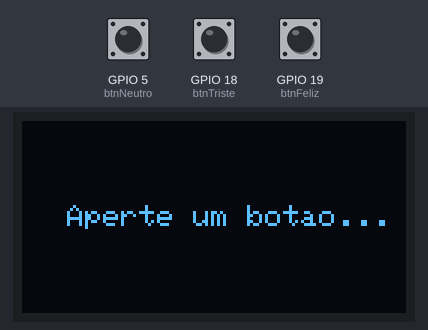
The sketch below on a simulated ESP32. On the bench: 128×64 one-colour display. Inputs (shaded band) come from the test bench; at power-on: GPIO 5 (btnNeutro) HIGH, GPIO 18 (btnTriste) HIGH, GPIO 19 (btnFeliz) HIGH.

Above: at 1.2 s.
1.3 s: GPIO 5 (btnNeutro) pulled LOW for 0.15 s
At 2.1 s:
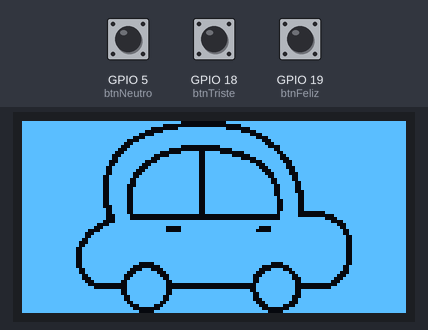
2.9 s: GPIO 18 (btnTriste) pulled LOW for 0.15 s
At 3.4 s:
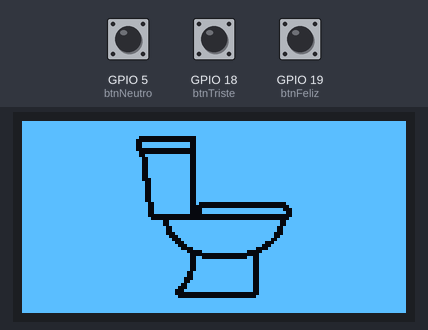
4.5 s: GPIO 19 (btnFeliz) pulled LOW for 0.15 s
At 5.7 s:
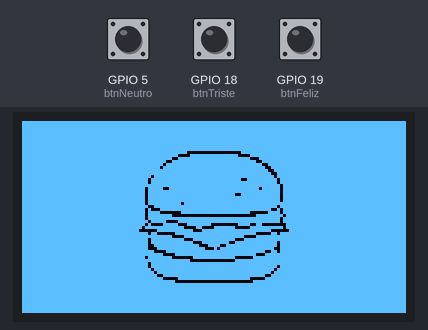
6.1 s: GPIO 5 (btnNeutro) pulled LOW for 1 s
At 7.0 s:
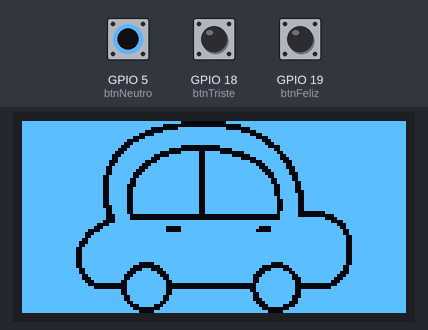
8.6 s: GPIO 18 (btnTriste) pulled LOW for 1 s
At 10.1 s:
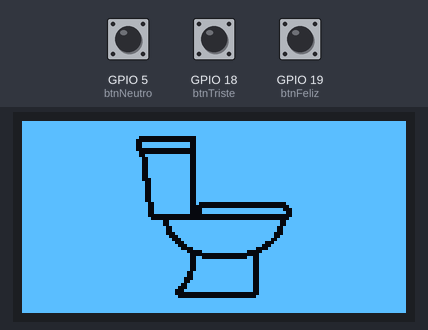
Timing chart, 0 to 11.6 s (numbered marks = the images above; inputs shaded):
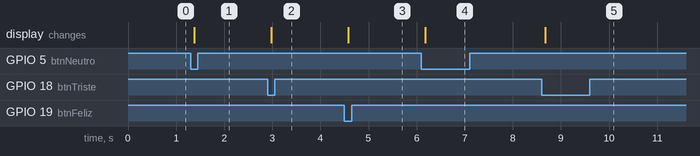

The sketch:

figuras.ino
```cpp
/*
    Sketch Refatorado: Associação de Botões aos Bitmaps de Cria
    1. Botão Feliz (Pino 19)   -> Burgão de Cria
    2. Botão Triste (Pino 18)  -> Sanitário de Cria
    3. Botão Neutro (Pino 5)   -> Carro de Cria
*/

#include <Wire.h>
#include <Adafruit_GFX.h>
#include <Adafruit_SSD1306.h>

#define LARGURA_TELA 128
#define ALTURA_TELA 64
#define OLED_ADDR 0x3C

// Objeto do display (SDA = 21; SCL = 22 no ESP32 padrão)
Adafruit_SSD1306 display(LARGURA_TELA, ALTURA_TELA, &Wire, -1);

// --- BITMAPS DE CRIA (PROGMEM) ---

// 1. Burgão de Cria
const unsigned char burguer [] PROGMEM = {
  0xff, 0xff, 0xff, 0xff, 0xff, 0xff, 0xff, 0xff, 0xff, 0xff, 0xff, 0xff, 0xff, 0xff, 0xff, 0xff,
  0xff, 0xff, 0xff, 0xff, 0xff, 0xff, 0xff, 0xff, 0xff, 0xff, 0xff, 0xff, 0xff, 0xff, 0xff, 0xff,
  0xff, 0xff, 0xff, 0xff, 0xff, 0xff, 0xff, 0xff, 0xff, 0xff, 0xff, 0xff, 0xff, 0xff, 0xff, 0xff,
  0xff, 0xff, 0xff, 0xff, 0xff, 0xff, 0xff, 0xff, 0xff, 0xff, 0xff, 0xff, 0xff, 0xff, 0xff, 0xff,
  0xff, 0xff, 0xff, 0xff, 0xff, 0xff, 0xff, 0xff, 0xff, 0xff, 0xff, 0xff, 0xff, 0xff, 0xff, 0xff,
  0xff, 0xff, 0xff, 0xff, 0xff, 0xff, 0xff, 0xff, 0xff, 0xff, 0xff, 0xff, 0xff, 0xff, 0xff, 0xff,
  0xff, 0xff, 0xff, 0xff, 0xff, 0xff, 0xff, 0xff, 0xff, 0xff, 0xff, 0xff, 0xff, 0xff, 0xff, 0xff,
  0xff, 0xff, 0xff, 0xff, 0xff, 0xff, 0xff, 0xff, 0xff, 0xff, 0xff, 0xff, 0xff, 0xff, 0xff, 0xff,
  0xff, 0xff, 0xff, 0xff, 0xff, 0xff, 0xff, 0xff, 0xff, 0xff, 0xff, 0xff, 0xff, 0xff, 0xff, 0xff,
  0xff, 0xff, 0xff, 0xff, 0xff, 0xff, 0xff, 0xff, 0xff, 0xff, 0xff, 0xff, 0xff, 0xff, 0xff, 0xff,
  0xff, 0xff, 0xff, 0xff, 0xff, 0xff, 0xfe, 0x00, 0x00, 0x7f, 0xff, 0xff, 0xff, 0xff, 0xff, 0xff,
  0xff, 0xff, 0xff, 0xff, 0xff, 0xff, 0xf0, 0xff, 0xff, 0x0f, 0xff, 0xff, 0xff, 0xff, 0xff, 0xff,
  0xff, 0xff, 0xff, 0xff, 0xff, 0xff, 0xcf, 0xff, 0xff, 0xf1, 0xff, 0xff, 0xff, 0xff, 0xff, 0xff,
  0xff, 0xff, 0xff, 0xff, 0xff, 0xff, 0x3f, 0xff, 0xff, 0xfc, 0xff, 0xff, 0xff, 0xff, 0xff, 0xff,
  0xff, 0xff, 0xff, 0xff, 0xff, 0xfe, 0xff, 0xff, 0xff, 0xff, 0x3f, 0xff, 0xff, 0xff, 0xff, 0xff,
  0xff, 0xff, 0xff, 0xff, 0xff, 0xfd, 0xff, 0xff, 0xff, 0xff, 0x9f, 0xff, 0xff, 0xff, 0xff, 0xff,
  0xff, 0xff, 0xff, 0xff, 0xff, 0xff, 0xff, 0xff, 0xff, 0xff, 0xcf, 0xff, 0xff, 0xff, 0xff, 0xff,
  0xff, 0xff, 0xff, 0xff, 0xff, 0xff, 0xff, 0xff, 0xff, 0xff, 0xe7, 0xff, 0xff, 0xff, 0xff, 0xff,
  0xff, 0xff, 0xff, 0xff, 0xff, 0xef, 0xff, 0xff, 0xff, 0xff, 0xf7, 0xff, 0xff, 0xff, 0xff, 0xff,
  0xff, 0xff, 0xff, 0xff, 0xff, 0xdf, 0xff, 0xff, 0xff, 0x9f, 0xfb, 0xff, 0xff, 0xff, 0xff, 0xff,
  0xff, 0xff, 0xff, 0xff, 0xff, 0xdf, 0xff, 0xff, 0xff, 0xff, 0xfb, 0xff, 0xff, 0xff, 0xff, 0xff,
  0xff, 0xff, 0xff, 0xff, 0xff, 0xff, 0xff, 0xff, 0xff, 0xff, 0xfd, 0xff, 0xff, 0xff, 0xff, 0xff,
  0xff, 0xff, 0xff, 0xff, 0xff, 0xbe, 0x7f, 0xff, 0xff, 0xfe, 0xfd, 0xff, 0xff, 0xff, 0xff, 0xff,
  0xff, 0xff, 0xff, 0xff, 0xff, 0xbf, 0xff, 0xff, 0xff, 0xff, 0xfd, 0xff, 0xff, 0xff, 0xff, 0xff,
  0xff, 0xff, 0xff, 0xff, 0xff, 0xbf, 0xff, 0xff, 0xfe, 0x7f, 0xfd, 0xff, 0xff, 0xff, 0xff, 0xff,
  0xff, 0xff, 0xff, 0xff, 0xff, 0xbf, 0xff, 0xff, 0xff, 0xff, 0xfd, 0xff, 0xff, 0xff, 0xff, 0xff,
  0xff, 0xff, 0xff, 0xff, 0xff, 0xbf, 0xff, 0xff, 0xff, 0xff, 0xfd, 0xff, 0xff, 0xff, 0xff, 0xff,
  0xff, 0xff, 0xff, 0xff, 0xff, 0xbf, 0xfb, 0xff, 0xff, 0xff, 0xff, 0xff, 0xff, 0xff, 0xff, 0xff,
  0xff, 0xff, 0xff, 0xff, 0xff, 0xcf, 0xff, 0xff, 0xff, 0xff, 0xfb, 0xff, 0xff, 0xff, 0xff, 0xff,
  0xff, 0xff, 0xff, 0xff, 0xff, 0xa3, 0xff, 0xff, 0xff, 0xff, 0xe5, 0xff, 0xff, 0xff, 0xff, 0xff,
  0xff, 0xff, 0xff, 0xff, 0xff, 0xbc, 0x07, 0xff, 0xff, 0xf0, 0x3d, 0xff, 0xff, 0xff, 0xff, 0xff,
  0xff, 0xff, 0xff, 0xff, 0xff, 0xbf, 0xc0, 0x00, 0x00, 0x03, 0xfe, 0xff, 0xff, 0xff, 0xff, 0xff,
  0xff, 0xff, 0xff, 0xff, 0xff, 0xbf, 0xff, 0xff, 0xff, 0xff, 0xfd, 0xff, 0xff, 0xff, 0xff, 0xff,
  0xff, 0xff, 0xff, 0xff, 0xff, 0xdf, 0x0f, 0xff, 0xff, 0xff, 0xfd, 0xff, 0xff, 0xff, 0xff, 0xff,
  0xff, 0xff, 0xff, 0xff, 0xff, 0xa1, 0xf1, 0xfe, 0x00, 0xf3, 0x00, 0xff, 0xff, 0xff, 0xff, 0xff,
  0xff, 0xff, 0xff, 0xff, 0xff, 0x7f, 0xfc, 0x30, 0xfe, 0x0f, 0xfe, 0xff, 0xff, 0xff, 0xff, 0xff,
  0xff, 0xff, 0xff, 0xff, 0xfe, 0x07, 0xff, 0x8f, 0xff, 0xff, 0xe0, 0x7f, 0xff, 0xff, 0xff, 0xff,
  0xff, 0xff, 0xff, 0xff, 0xff, 0xd8, 0x1f, 0xff, 0xff, 0xfc, 0x1b, 0xff, 0xff, 0xff, 0xff, 0xff,
  0xff, 0xff, 0xff, 0xff, 0xff, 0xff, 0xc3, 0xff, 0xff, 0xc3, 0xff, 0xff, 0xff, 0xff, 0xff, 0xff,
  0xff, 0xff, 0xff, 0xff, 0xff, 0xdf, 0xfc, 0x7f, 0xfe, 0x3f, 0xff, 0xff, 0xff, 0xff, 0xff, 0xff,
  0xff, 0xff, 0xff, 0xff, 0xff, 0xdf, 0xff, 0x8f, 0xf9, 0xff, 0xfb, 0xff, 0xff, 0xff, 0xff, 0xff,
  0xff, 0xff, 0xff, 0xff, 0xff, 0xcf, 0xff, 0xe3, 0xcf, 0xff, 0xfb, 0xff, 0xff, 0xff, 0xff, 0xff,
  0xff, 0xff, 0xff, 0xff, 0xff, 0xc7, 0xff, 0xf8, 0xbf, 0xff, 0xf3, 0xff, 0xff, 0xff, 0xff, 0xff,
  0xff, 0xff, 0xff, 0xff, 0xff, 0xf0, 0xff, 0xff, 0xff, 0xff, 0x9b, 0xff, 0xff, 0xff, 0xff, 0xff,
  0xff, 0xff, 0xff, 0xff, 0xff, 0xfe, 0x1f, 0xff, 0xff, 0xfc, 0x7f, 0xff, 0xff, 0xff, 0xff, 0xff,
  0xff, 0xff, 0xff, 0xff, 0xff, 0xbf, 0xc0, 0x7f, 0xfe, 0x07, 0xff, 0xff, 0xff, 0xff, 0xff, 0xff,
  0xff, 0xff, 0xff, 0xff, 0xff, 0xff, 0xff, 0x00, 0x01, 0xff, 0xff, 0xff, 0xff, 0xff, 0xff, 0xff,
  0xff, 0xff, 0xff, 0xff, 0xff, 0xdf, 0xff, 0xff, 0xff, 0xff, 0xff, 0xff, 0xff, 0xff, 0xff, 0xff,
  0xff, 0xff, 0xff, 0xff, 0xff, 0xdf, 0xff, 0xff, 0xff, 0xff, 0xfb, 0xff, 0xff, 0xff, 0xff, 0xff,
  0xff, 0xff, 0xff, 0xff, 0xff, 0xef, 0xff, 0xff, 0xff, 0xff, 0xf7, 0xff, 0xff, 0xff, 0xff, 0xff,
  0xff, 0xff, 0xff, 0xff, 0xff, 0xf7, 0xff, 0xff, 0xff, 0xff, 0xef, 0xff, 0xff, 0xff, 0xff, 0xff,
  0xff, 0xff, 0xff, 0xff, 0xff, 0xf9, 0xff, 0xff, 0xff, 0xff, 0x9f, 0xff, 0xff, 0xff, 0xff, 0xff,
  0xff, 0xff, 0xff, 0xff, 0xff, 0xfe, 0x0f, 0xff, 0xff, 0xf0, 0x7f, 0xff, 0xff, 0xff, 0xff, 0xff,
  0xff, 0xff, 0xff, 0xff, 0xff, 0xff, 0xe0, 0x00, 0x00, 0x07, 0xff, 0xff, 0xff, 0xff, 0xff, 0xff,
  0xff, 0xff, 0xff, 0xff, 0xff, 0xff, 0xff, 0xff, 0xff, 0xff, 0xff, 0xff, 0xff, 0xff, 0xff, 0xff,
  0xff, 0xff, 0xff, 0xff, 0xff, 0xff, 0xff, 0xff, 0xff, 0xff, 0xff, 0xff, 0xff, 0xff, 0xff, 0xff,
  0xff, 0xff, 0xff, 0xff, 0xff, 0xff, 0xff, 0xff, 0xff, 0xff, 0xff, 0xff, 0xff, 0xff, 0xff, 0xff,
  0xff, 0xff, 0xff, 0xff, 0xff, 0xff, 0xff, 0xff, 0xff, 0xff, 0xff, 0xff, 0xff, 0xff, 0xff, 0xff,
  0xff, 0xff, 0xff, 0xff, 0xff, 0xff, 0xff, 0xff, 0xff, 0xff, 0xff, 0xff, 0xff, 0xff, 0xff, 0xff,
  0xff, 0xff, 0xff, 0xff, 0xff, 0xff, 0xff, 0xff, 0xff, 0xff, 0xff, 0xff, 0xff, 0xff, 0xff, 0xff,
  0xff, 0xff, 0xff, 0xff, 0xff, 0xff, 0xff, 0xff, 0xff, 0xff, 0xff, 0xff, 0xff, 0xff, 0xff, 0xff,
  0xff, 0xff, 0xff, 0xff, 0xff, 0xff, 0xff, 0xff, 0xff, 0xff, 0xff, 0xff, 0xff, 0xff, 0xff, 0xff,
  0xff, 0xff, 0xff, 0xff, 0xff, 0xff, 0xff, 0xff, 0xff, 0xff, 0xff, 0xff, 0xff, 0xff, 0xff, 0xff,
  0xff, 0xff, 0xff, 0xff, 0xff, 0xff, 0xff, 0xff, 0xff, 0xff, 0xff, 0xff, 0xff, 0xff, 0xff, 0xff
};

// 2. Sanitário de Cria
const unsigned char vaso [] PROGMEM = {
  0xff, 0xff, 0xff, 0xff, 0xff, 0xff, 0xff, 0xff, 0xff, 0xff, 0xff, 0xff, 0xff, 0xff, 0xff, 0xff,
  0xff, 0xff, 0xff, 0xff, 0xff, 0xff, 0xff, 0xff, 0xff, 0xff, 0xff, 0xff, 0xff, 0xff, 0xff, 0xff,
  0xff, 0xff, 0xff, 0xff, 0xff, 0xff, 0xff, 0xff, 0xff, 0xff, 0xff, 0xff, 0xff, 0xff, 0xff, 0xff,
  0xff, 0xff, 0xff, 0xff, 0xff, 0xff, 0xff, 0xff, 0xff, 0xff, 0xff, 0xff, 0xff, 0xff, 0xff, 0xff,
  0xff, 0xff, 0xff, 0xff, 0xff, 0xff, 0xff, 0xff, 0xff, 0xff, 0xff, 0xff, 0xff, 0xff, 0xff, 0xff,
  0xff, 0xff, 0xff, 0xff, 0xfe, 0x00, 0x00, 0x3f, 0xff, 0xff, 0xff, 0xff, 0xff, 0xff, 0xff, 0xff,
  0xff, 0xff, 0xff, 0xff, 0xfc, 0x00, 0x00, 0x3f, 0xff, 0xff, 0xff, 0xff, 0xff, 0xff, 0xff, 0xff,
  0xff, 0xff, 0xff, 0xff, 0xfc, 0xff, 0xff, 0x3f, 0xff, 0xff, 0xff, 0xff, 0xff, 0xff, 0xff, 0xff,
  0xff, 0xff, 0xff, 0xff, 0xfc, 0xff, 0xff, 0x3f, 0xff, 0xff, 0xff, 0xff, 0xff, 0xff, 0xff, 0xff,
  0xff, 0xff, 0xff, 0xff, 0xfc, 0x00, 0x00, 0x3f, 0xff, 0xff, 0xff, 0xff, 0xff, 0xff, 0xff, 0xff,
  0xff, 0xff, 0xff, 0xff, 0xfe, 0x00, 0x00, 0x3f, 0xff, 0xff, 0xff, 0xff, 0xff, 0xff, 0xff, 0xff,
  0xff, 0xff, 0xff, 0xff, 0xfe, 0x7f, 0xff, 0x3f, 0xff, 0xff, 0xff, 0xff, 0xff, 0xff, 0xff, 0xff,
  0xff, 0xff, 0xff, 0xff, 0xff, 0x3f, 0xff, 0x3f, 0xff, 0xff, 0xff, 0xff, 0xff, 0xff, 0xff, 0xff,
  0xff, 0xff, 0xff, 0xff, 0xff, 0x3f, 0xff, 0x3f, 0xff, 0xff, 0xff, 0xff, 0xff, 0xff, 0xff, 0xff,
  0xff, 0xff, 0xff, 0xff, 0xff, 0x3f, 0xff, 0x3f, 0xff, 0xff, 0xff, 0xff, 0xff, 0xff, 0xff, 0xff,
  0xff, 0xff, 0xff, 0xff, 0xff, 0x3f, 0xff, 0x3f, 0xff, 0xff, 0xff, 0xff, 0xff, 0xff, 0xff, 0xff,
  0xff, 0xff, 0xff, 0xff, 0xff, 0x3f, 0xff, 0x3f, 0xff, 0xff, 0xff, 0xff, 0xff, 0xff, 0xff, 0xff,
  0xff, 0xff, 0xff, 0xff, 0xff, 0x3f, 0xff, 0x3f, 0xff, 0xff, 0xff, 0xff, 0xff, 0xff, 0xff, 0xff,
  0xff, 0xff, 0xff, 0xff, 0xff, 0x3f, 0xff, 0x3f, 0xff, 0xff, 0xff, 0xff, 0xff, 0xff, 0xff, 0xff,
  0xff, 0xff, 0xff, 0xff, 0xff, 0x1f, 0xff, 0x3f, 0xff, 0xff, 0xff, 0xff, 0xff, 0xff, 0xff, 0xff,
  0xff, 0xff, 0xff, 0xff, 0xff, 0x9f, 0xff, 0x3f, 0xff, 0xff, 0xff, 0xff, 0xff, 0xff, 0xff, 0xff,
  0xff, 0xff, 0xff, 0xff, 0xff, 0x9f, 0xff, 0x3f, 0xff, 0xff, 0xff, 0xff, 0xff, 0xff, 0xff, 0xff,
  0xff, 0xff, 0xff, 0xff, 0xff, 0x9f, 0xff, 0x3f, 0xff, 0xff, 0xff, 0xff, 0xff, 0xff, 0xff, 0xff,
  0xff, 0xff, 0xff, 0xff, 0xff, 0x9f, 0xff, 0x3f, 0xff, 0xff, 0xff, 0xff, 0xff, 0xff, 0xff, 0xff,
  0xff, 0xff, 0xff, 0xff, 0xff, 0x9f, 0xff, 0x3f, 0xff, 0xff, 0xff, 0xff, 0xff, 0xff, 0xff, 0xff,
  0xff, 0xff, 0xff, 0xff, 0xff, 0x9f, 0xff, 0x3f, 0xff, 0xff, 0xff, 0xff, 0xff, 0xff, 0xff, 0xff,
  0xff, 0xff, 0xff, 0xff, 0xff, 0x9f, 0xff, 0x3f, 0xff, 0xff, 0xff, 0xff, 0xff, 0xff, 0xff, 0xff,
  0xff, 0xff, 0xff, 0xff, 0xff, 0xcf, 0xff, 0x20, 0x00, 0x00, 0x00, 0xff, 0xff, 0xff, 0xff, 0xff,
  0xff, 0xff, 0xff, 0xff, 0xff, 0xcf, 0xff, 0x00, 0x00, 0x00, 0x00, 0x7f, 0xff, 0xff, 0xff, 0xff,
  0xff, 0xff, 0xff, 0xff, 0xff, 0xcf, 0xff, 0x0f, 0xff, 0xff, 0xfe, 0x3f, 0xff, 0xff, 0xff, 0xff,
  0xff, 0xff, 0xff, 0xff, 0xff, 0xcf, 0xff, 0x0f, 0xff, 0xff, 0xff, 0x3f, 0xff, 0xff, 0xff, 0xff,
  0xff, 0xff, 0xff, 0xff, 0xff, 0xc0, 0x00, 0x00, 0x00, 0x00, 0x00, 0x3f, 0xff, 0xff, 0xff, 0xff,
  0xff, 0xff, 0xff, 0xff, 0xff, 0xe0, 0x00, 0x00, 0x00, 0x00, 0x00, 0x7f, 0xff, 0xff, 0xff, 0xff,
  0xff, 0xff, 0xff, 0xff, 0xff, 0xfe, 0x7f, 0xff, 0xff, 0xff, 0xfc, 0xff, 0xff, 0xff, 0xff, 0xff,
  0xff, 0xff, 0xff, 0xff, 0xff, 0xfe, 0x7f, 0xff, 0xff, 0xff, 0xfc, 0xff, 0xff, 0xff, 0xff, 0xff,
  0xff, 0xff, 0xff, 0xff, 0xff, 0xff, 0x3f, 0xff, 0xff, 0xff, 0xf9, 0xff, 0xff, 0xff, 0xff, 0xff,
  0xff, 0xff, 0xff, 0xff, 0xff, 0xff, 0x3f, 0xff, 0xff, 0xff, 0xf9, 0xff, 0xff, 0xff, 0xff, 0xff,
  0xff, 0xff, 0xff, 0xff, 0xff, 0xff, 0x1f, 0xff, 0xff, 0xff, 0xf1, 0xff, 0xff, 0xff, 0xff, 0xff,
  0xff, 0xff, 0xff, 0xff, 0xff, 0xff, 0x8f, 0xff, 0xff, 0xff, 0xf3, 0xff, 0xff, 0xff, 0xff, 0xff,
  0xff, 0xff, 0xff, 0xff, 0xff, 0xff, 0xc7, 0xff, 0xff, 0xff, 0xe7, 0xff, 0xff, 0xff, 0xff, 0xff,
  0xff, 0xff, 0xff, 0xff, 0xff, 0xff, 0xe3, 0xff, 0xff, 0xff, 0x8f, 0xff, 0xff, 0xff, 0xff, 0xff,
  0xff, 0xff, 0xff, 0xff, 0xff, 0xff, 0xf1, 0xff, 0xff, 0xff, 0x1f, 0xff, 0xff, 0xff, 0xff, 0xff,
  0xff, 0xff, 0xff, 0xff, 0xff, 0xff, 0xf8, 0x7f, 0xff, 0xfc, 0x3f, 0xff, 0xff, 0xff, 0xff, 0xff,
  0xff, 0xff, 0xff, 0xff, 0xff, 0xff, 0xfe, 0x0f, 0xff, 0xe0, 0xff, 0xff, 0xff, 0xff, 0xff, 0xff,
  0xff, 0xff, 0xff, 0xff, 0xff, 0xff, 0xff, 0x00, 0x00, 0x01, 0xff, 0xff, 0xff, 0xff, 0xff, 0xff,
  0xff, 0xff, 0xff, 0xff, 0xff, 0xff, 0xff, 0x30, 0x00, 0x19, 0xff, 0xff, 0xff, 0xff, 0xff, 0xff,
  0xff, 0xff, 0xff, 0xff, 0xff, 0xff, 0xff, 0x3f, 0xff, 0xf9, 0xff, 0xff, 0xff, 0xff, 0xff, 0xff,
  0xff, 0xff, 0xff, 0xff, 0xff, 0xff, 0xff, 0x3f, 0xff, 0xf9, 0xff, 0xff, 0xff, 0xff, 0xff, 0xff,
  0xff, 0xff, 0xff, 0xff, 0xff, 0xff, 0xff, 0x3f, 0xff, 0xf9, 0xff, 0xff, 0xff, 0xff, 0xff, 0xff,
  0xff, 0xff, 0xff, 0xff, 0xff, 0xff, 0xff, 0x3f, 0xff, 0xf9, 0xff, 0xff, 0xff, 0xff, 0xff, 0xff,
  0xff, 0xff, 0xff, 0xff, 0xff, 0xff, 0xfe, 0x7f, 0xff, 0xf9, 0xff, 0xff, 0xff, 0xff, 0xff, 0xff,
  0xff, 0xff, 0xff, 0xff, 0xff, 0xff, 0xfe, 0x7f, 0xff, 0xf9, 0xff, 0xff, 0xff, 0xff, 0xff, 0xff,
  0xff, 0xff, 0xff, 0xff, 0xff, 0xff, 0xfc, 0x7f, 0xff, 0xf9, 0xff, 0xff, 0xff, 0xff, 0xff, 0xff,
  0xff, 0xff, 0xff, 0xff, 0xff, 0xff, 0xfc, 0xff, 0xff, 0xf9, 0xff, 0xff, 0xff, 0xff, 0xff, 0xff,
  0xff, 0xff, 0xff, 0xff, 0xff, 0xff, 0xf9, 0xff, 0xff, 0xf9, 0xff, 0xff, 0xff, 0xff, 0xff, 0xff,
  0xff, 0xff, 0xff, 0xff, 0xff, 0xff, 0xf1, 0xff, 0xff, 0xf9, 0xff, 0xff, 0xff, 0xff, 0xff, 0xff,
  0xff, 0xff, 0xff, 0xff, 0xff, 0xff, 0xe3, 0xff, 0xff, 0xf9, 0xff, 0xff, 0xff, 0xff, 0xff, 0xff,
  0xff, 0xff, 0xff, 0xff, 0xff, 0xff, 0xe0, 0x00, 0x00, 0x01, 0xff, 0xff, 0xff, 0xff, 0xff, 0xff,
  0xff, 0xff, 0xff, 0xff, 0xff, 0xff, 0xf0, 0x00, 0x00, 0x03, 0xff, 0xff, 0xff, 0xff, 0xff, 0xff,
  0xff, 0xff, 0xff, 0xff, 0xff, 0xff, 0xff, 0xff, 0xff, 0xff, 0xff, 0xff, 0xff, 0xff, 0xff, 0xff,
  0xff, 0xff, 0xff, 0xff, 0xff, 0xff, 0xff, 0xff, 0xff, 0xff, 0xff, 0xff, 0xff, 0xff, 0xff, 0xff,
  0xff, 0xff, 0xff, 0xff, 0xff, 0xff, 0xff, 0xff, 0xff, 0xff, 0xff, 0xff, 0xff, 0xff, 0xff, 0xff,
  0xff, 0xff, 0xff, 0xff, 0xff, 0xff, 0xff, 0xff, 0xff, 0xff, 0xff, 0xff, 0xff, 0xff, 0xff, 0xff,
  0xff, 0xff, 0xff, 0xff, 0xff, 0xff, 0xff, 0xff, 0xff, 0xff, 0xff, 0xff, 0xff, 0xff, 0xff, 0xff
};

// 3. Carro de Cria
const unsigned char carro [] PROGMEM = {
  0xff, 0xff, 0xff, 0xff, 0xff, 0xff, 0xf8, 0x00, 0x0f, 0xff, 0xff, 0xff, 0xff, 0xff, 0xff, 0xff,
  0xff, 0xff, 0xff, 0xff, 0xff, 0xfe, 0x00, 0x00, 0x00, 0x7f, 0xff, 0xff, 0xff, 0xff, 0xff, 0xff,
  0xff, 0xff, 0xff, 0xff, 0xff, 0xe0, 0x0f, 0xff, 0xf0, 0x0f, 0xff, 0xff, 0xff, 0xff, 0xff, 0xff,
  0xff, 0xff, 0xff, 0xff, 0xff, 0x81, 0xff, 0xff, 0xff, 0x83, 0xff, 0xff, 0xff, 0xff, 0xff, 0xff,
  0xff, 0xff, 0xff, 0xff, 0xfe, 0x0f, 0xff, 0xff, 0xff, 0xf0, 0xff, 0xff, 0xff, 0xff, 0xff, 0xff,
  0xff, 0xff, 0xff, 0xff, 0xf8, 0x7f, 0xff, 0xff, 0xff, 0xfc, 0x3f, 0xff, 0xff, 0xff, 0xff, 0xff,
  0xff, 0xff, 0xff, 0xff, 0xe1, 0xff, 0xff, 0xff, 0xff, 0xff, 0x1f, 0xff, 0xff, 0xff, 0xff, 0xff,
  0xff, 0xff, 0xff, 0xff, 0xc7, 0xff, 0xff, 0xff, 0xff, 0xff, 0x8f, 0xff, 0xff, 0xff, 0xff, 0xff,
  0xff, 0xff, 0xff, 0xff, 0x8f, 0xff, 0xf8, 0x00, 0x3f, 0xff, 0xc3, 0xff, 0xff, 0xff, 0xff, 0xff,
  0xff, 0xff, 0xff, 0xff, 0x1f, 0xff, 0x80, 0x00, 0x03, 0xff, 0xf3, 0xff, 0xff, 0xff, 0xff, 0xff,
  0xff, 0xff, 0xff, 0xfe, 0x3f, 0xfc, 0x07, 0xe7, 0xc0, 0x3f, 0xf9, 0xff, 0xff, 0xff, 0xff, 0xff,
  0xff, 0xff, 0xff, 0xfc, 0x7f, 0xf0, 0x7f, 0xe7, 0xfc, 0x0f, 0xfc, 0xff, 0xff, 0xff, 0xff, 0xff,
  0xff, 0xff, 0xff, 0xfc, 0xff, 0xe3, 0xff, 0xe7, 0xff, 0x83, 0xfc, 0x7f, 0xff, 0xff, 0xff, 0xff,
  0xff, 0xff, 0xff, 0xf8, 0xff, 0x87, 0xff, 0xe7, 0xff, 0xf0, 0xfe, 0x3f, 0xff, 0xff, 0xff, 0xff,
  0xff, 0xff, 0xff, 0xf9, 0xff, 0x1f, 0xff, 0xe7, 0xff, 0xfc, 0x7f, 0x3f, 0xff, 0xff, 0xff, 0xff,
  0xff, 0xff, 0xff, 0xf3, 0xfe, 0x3f, 0xff, 0xe7, 0xff, 0xfe, 0x3f, 0x1f, 0xff, 0xff, 0xff, 0xff,
  0xff, 0xff, 0xff, 0xf3, 0xfc, 0x7f, 0xff, 0xe7, 0xff, 0xff, 0x1f, 0x9f, 0xff, 0xff, 0xff, 0xff,
  0xff, 0xff, 0xff, 0xf3, 0xf8, 0xff, 0xff, 0xe7, 0xff, 0xff, 0x8f, 0x8f, 0xff, 0xff, 0xff, 0xff,
  0xff, 0xff, 0xff, 0xe7, 0xf9, 0xff, 0xff, 0xe7, 0xff, 0xff, 0xcf, 0xcf, 0xff, 0xff, 0xff, 0xff,
  0xff, 0xff, 0xff, 0xe7, 0xf3, 0xff, 0xff, 0xe7, 0xff, 0xff, 0xe7, 0xcf, 0xff, 0xff, 0xff, 0xff,
  0xff, 0xff, 0xff, 0xe7, 0xf3, 0xff, 0xff, 0xe7, 0xff, 0xff, 0xe7, 0xe7, 0xff, 0xff, 0xff, 0xff,
  0xff, 0xff, 0xff, 0xe7, 0xe3, 0xff, 0xff, 0xe7, 0xff, 0xff, 0xf3, 0xe7, 0xff, 0xff, 0xff, 0xff,
  0xff, 0xff, 0xff, 0xe7, 0xe7, 0xff, 0xff, 0xe7, 0xff, 0xff, 0xf3, 0xe7, 0xff, 0xff, 0xff, 0xff,
  0xff, 0xff, 0xff, 0xe7, 0xe7, 0xff, 0xff, 0xe7, 0xff, 0xff, 0xf3, 0xe3, 0xff, 0xff, 0xff, 0xff,
  0xff, 0xff, 0xff, 0xe7, 0xe7, 0xff, 0xff, 0xe7, 0xff, 0xff, 0xf3, 0xf3, 0xff, 0xff, 0xff, 0xff,
  0xff, 0xff, 0xff, 0xe7, 0xe7, 0xff, 0xff, 0xe7, 0xff, 0xff, 0xfb, 0xf3, 0xff, 0xff, 0xff, 0xff,
  0xff, 0xff, 0xff, 0xe7, 0xe7, 0xff, 0xff, 0xe7, 0xff, 0xff, 0xf9, 0xf3, 0xff, 0xff, 0xff, 0xff,
  0xff, 0xff, 0xff, 0xe7, 0xe7, 0xff, 0xff, 0xe7, 0xff, 0xff, 0xf9, 0xf3, 0xff, 0xff, 0xff, 0xff,
  0xff, 0xff, 0xff, 0xe3, 0xe7, 0xff, 0xff, 0xe7, 0xff, 0xff, 0xf9, 0xf3, 0xff, 0xff, 0xff, 0xff,
  0xff, 0xff, 0xff, 0xf3, 0xe7, 0xff, 0xff, 0xe7, 0xff, 0xff, 0xf9, 0xf3, 0xff, 0xff, 0xff, 0xff,
  0xff, 0xff, 0xff, 0xf3, 0xe7, 0xff, 0xff, 0xe7, 0xff, 0xff, 0xfb, 0xf0, 0x07, 0xff, 0xff, 0xff,
  0xff, 0xff, 0xff, 0xf1, 0xf0, 0x00, 0x00, 0x00, 0x00, 0x00, 0x03, 0xf0, 0x00, 0xff, 0xff, 0xff,
  0xff, 0xff, 0xff, 0xf1, 0xf0, 0x00, 0x00, 0x00, 0x00, 0x00, 0x03, 0xff, 0xf8, 0x7f, 0xff, 0xff,
  0xff, 0xff, 0xff, 0xe1, 0xff, 0xff, 0xff, 0xff, 0xff, 0xff, 0xff, 0xff, 0xfe, 0x1f, 0xff, 0xff,
  0xff, 0xff, 0xff, 0x87, 0xff, 0xff, 0xff, 0xff, 0xff, 0xff, 0xff, 0xff, 0xff, 0x8f, 0xff, 0xff,
  0xff, 0xff, 0xff, 0x1f, 0xff, 0xff, 0x07, 0xff, 0xff, 0xfe, 0x1f, 0xff, 0xff, 0xcf, 0xff, 0xff,
  0xff, 0xff, 0xfc, 0x3f, 0xff, 0xff, 0x07, 0xff, 0xff, 0xfc, 0x1f, 0xff, 0xff, 0xe7, 0xff, 0xff,
  0xff, 0xff, 0xf8, 0xff, 0xff, 0xff, 0xff, 0xff, 0xff, 0xff, 0xff, 0xff, 0xff, 0xe7, 0xff, 0xff,
  0xff, 0xff, 0xf9, 0xff, 0xff, 0xff, 0xff, 0xff, 0xff, 0xff, 0xff, 0xff, 0xff, 0xf3, 0xff, 0xff,
  0xff, 0xff, 0xf3, 0xff, 0xff, 0xff, 0xff, 0xff, 0xff, 0xff, 0xff, 0xff, 0xff, 0xf3, 0xff, 0xff,
  0xff, 0xff, 0xe3, 0xff, 0xff, 0xff, 0xff, 0xff, 0xff, 0xff, 0xff, 0xff, 0xff, 0xf3, 0xff, 0xff,
  0xff, 0xff, 0xe7, 0xff, 0xff, 0xff, 0xff, 0xff, 0xff, 0xff, 0xff, 0xff, 0xff, 0xf3, 0xff, 0xff,
  0xff, 0xff, 0xcf, 0xff, 0xff, 0xff, 0xff, 0xff, 0xff, 0xff, 0xff, 0xff, 0xff, 0xf3, 0xff, 0xff,
  0xff, 0xff, 0xcf, 0xff, 0xff, 0xff, 0xff, 0xff, 0xff, 0xff, 0xff, 0xff, 0xff, 0xf3, 0xff, 0xff,
  0xff, 0xff, 0xcf, 0xff, 0xff, 0xff, 0xff, 0xff, 0xff, 0xff, 0xff, 0xff, 0xff, 0xf3, 0xff, 0xff,
  0xff, 0xff, 0xcf, 0xff, 0xff, 0xff, 0xff, 0xff, 0xff, 0xff, 0xff, 0xff, 0xff, 0xf3, 0xff, 0xff,
  0xff, 0xff, 0xcf, 0xff, 0xff, 0xff, 0xff, 0xff, 0xff, 0xff, 0xff, 0xff, 0xff, 0xf3, 0xff, 0xff,
  0xff, 0xff, 0xcf, 0xff, 0xfe, 0x0f, 0xff, 0xff, 0xff, 0xff, 0xe1, 0xff, 0xff, 0xf3, 0xff, 0xff,
  0xff, 0xff, 0xcf, 0xff, 0xf8, 0x03, 0xff, 0xff, 0xff, 0xff, 0x00, 0x7f, 0xff, 0xe7, 0xff, 0xff,
  0xff, 0xff, 0xe7, 0xff, 0xf0, 0xe1, 0xff, 0xff, 0xff, 0xfe, 0x1e, 0x3f, 0xff, 0xe7, 0xff, 0xff,
  0xff, 0xff, 0xe7, 0xff, 0xe3, 0xf8, 0xff, 0xff, 0xff, 0xfc, 0x7f, 0x9f, 0xff, 0xc7, 0xff, 0xff,
  0xff, 0xff, 0xf3, 0xff, 0xc7, 0xfc, 0x7f, 0xff, 0xff, 0xf8, 0xff, 0xcf, 0xff, 0x8f, 0xff, 0xff,
  0xff, 0xff, 0xf1, 0xff, 0xcf, 0xfe, 0x7f, 0xff, 0xff, 0xf9, 0xff, 0xc7, 0xff, 0x1f, 0xff, 0xff,
  0xff, 0xff, 0xf8, 0xff, 0x9f, 0xff, 0x3f, 0xff, 0xff, 0xf9, 0xff, 0xe7, 0xfe, 0x3f, 0xff, 0xff,
  0xff, 0xff, 0xfc, 0x00, 0x1f, 0xff, 0x00, 0x00, 0x00, 0x03, 0xff, 0xe0, 0x00, 0x7f, 0xff, 0xff,
  0xff, 0xff, 0xff, 0x00, 0x1f, 0xff, 0x00, 0x00, 0x00, 0x03, 0xff, 0xe0, 0x01, 0xff, 0xff, 0xff,
  0xff, 0xff, 0xff, 0xff, 0x9f, 0xff, 0x3f, 0xff, 0xff, 0xf3, 0xff, 0xe7, 0xff, 0xff, 0xff, 0xff,
  0xff, 0xff, 0xff, 0xff, 0x9f, 0xff, 0x3f, 0xff, 0xff, 0xf9, 0xff, 0xe7, 0xff, 0xff, 0xff, 0xff,
  0xff, 0xff, 0xff, 0xff, 0xcf, 0xfe, 0x7f, 0xff, 0xff, 0xf9, 0xff, 0xc7, 0xff, 0xff, 0xff, 0xff,
  0xff, 0xff, 0xff, 0xff, 0xcf, 0xfe, 0x7f, 0xff, 0xff, 0xf8, 0xff, 0xcf, 0xff, 0xff, 0xff, 0xff,
  0xff, 0xff, 0xff, 0xff, 0xe7, 0xfc, 0xff, 0xff, 0xff, 0xfc, 0x7f, 0x8f, 0xff, 0xff, 0xff, 0xff,
  0xff, 0xff, 0xff, 0xff, 0xf1, 0xf1, 0xff, 0xff, 0xff, 0xfe, 0x3e, 0x1f, 0xff, 0xff, 0xff, 0xff,
  0xff, 0xff, 0xff, 0xff, 0xf8, 0x03, 0xff, 0xff, 0xff, 0xff, 0x00, 0x7f, 0xff, 0xff, 0xff, 0xff,
  0xff, 0xff, 0xff, 0xff, 0xfe, 0x0f, 0xff, 0xff, 0xff, 0xff, 0xc1, 0xff, 0xff, 0xff, 0xff, 0xff
};

// --- CONFIGURAÇÃO DOS BOTÕES ---
const int btnFeliz = 19;
const int btnTriste = 18;
const int btnNeutro = 5;

// Variáveis do Debounce
unsigned long tempoUltimoFeliz = 0;
unsigned long tempoUltimoTriste = 0;
unsigned long tempoUltimoNeutro = 0;
const unsigned long atrasoDebounce = 50;

int ultimoEstadoFeliz = HIGH;
int ultimoEstadoTriste = HIGH;
int ultimoEstadoNeutro = HIGH;

int telaAtual = 0;

void setup() {
  Serial.begin(115200);

  pinMode(btnFeliz, INPUT_PULLUP);
  pinMode(btnTriste, INPUT_PULLUP);
  pinMode(btnNeutro, INPUT_PULLUP);

  // Inicializa o Display I2C
  if(!display.begin(SSD1306_SWITCHCAPVCC, OLED_ADDR)) {
    Serial.println("Falha no SSD1306");
    for(;;);
  }

  // Tela Inicial Padrão (Texto Informativo antes do primeiro clique)
  display.clearDisplay();
  display.setTextColor(SSD1306_WHITE);
  display.setTextSize(1);
  display.setCursor(15, 28);
  display.print("Aperte um botao...");
  display.display();
}

void loop() {
  int leituraFeliz = digitalRead(btnFeliz);
  int leituraTriste = digitalRead(btnTriste);
  int leituraNeutro = digitalRead(btnNeutro);

  // --- Debounce Feliz -> Exibe Burgão ---
  if (leituraFeliz != ultimoEstadoFeliz) tempoUltimoFeliz = millis();
  if ((millis() - tempoUltimoFeliz) > atrasoDebounce) {
    if (leituraFeliz == LOW && telaAtual != 1) {
      mostrarBitmap(burguer);
      telaAtual = 1;
    }
  }

  // --- Debounce Triste -> Exibe Vaso ---
  if (leituraTriste != ultimoEstadoTriste) tempoUltimoTriste = millis();
  if ((millis() - tempoUltimoTriste) > atrasoDebounce) {
    if (leituraTriste == LOW && telaAtual != 2) {
      mostrarBitmap(vaso);
      telaAtual = 2;
    }
  }

  // --- Debounce Neutro -> Exibe Carro ---
  if (leituraNeutro != ultimoEstadoNeutro) tempoUltimoNeutro = millis();
  if ((millis() - tempoUltimoNeutro) > atrasoDebounce) {
    if (leituraNeutro == LOW && telaAtual != 3) {
      mostrarBitmap(carro);
      telaAtual = 3;
    }
  }

  ultimoEstadoFeliz = leituraFeliz;
  ultimoEstadoTriste = leituraTriste;
  ultimoEstadoNeutro = leituraNeutro;
}

// Função para limpar, renderizar a imagem e atualizar o display
void mostrarBitmap(const unsigned char* bitmap) {
  display.clearDisplay();
  // Desenha o bitmap cobrindo toda a tela 128x64 começando da coordenada (0,0)
  display.drawBitmap(0, 0, bitmap, LARGURA_TELA, ALTURA_TELA, SSD1306_WHITE);
  display.display();
}
```

Measured:
- after the input at 1.3 s, the display: changes after 0.08 s (image 1)
- after the input at 2.9 s, the display: changes after 0.08 s (image 2)
- after the input at 4.5 s, the display: changes after 0.08 s (image 3)
- after the input at 6.1 s, the display: changes after 0.08 s (image 4)
- after the input at 8.6 s, the display: changes after 0.08 s (image 5)
